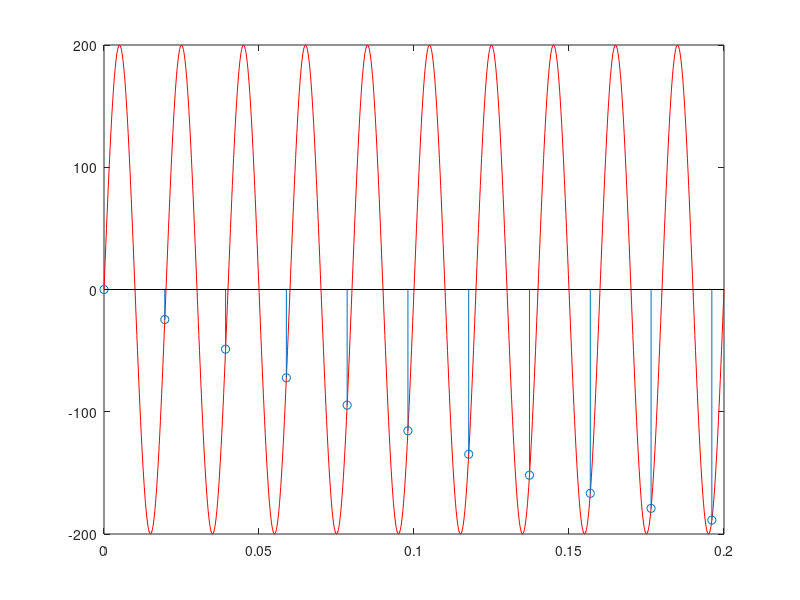

Write MATLAB code to recreate this figure.
f = 50;                 %Frequency of the input signal
Am = 200;               %Maximum amplitude of the input signal
T=1/f;                  %Time period of the input signal
Tmin = 0;
Tmax = 10*T;            % Plot 10 cycles
fs = 200;               %sampling frequency
dt = T/100;             %sampling interval
dt1= 1/51;
t1 = Tmin:dt:Tmax;
t2 = Tmin:dt1:Tmax; 
y1 = Am*sin(2*pi*f*t1); %Input signal to be sampled
y2 = Am*sin(2*pi*f*t2); %Sampled signal
plot(t1, y1, 'r');
hold on
stem(t2,y2);
